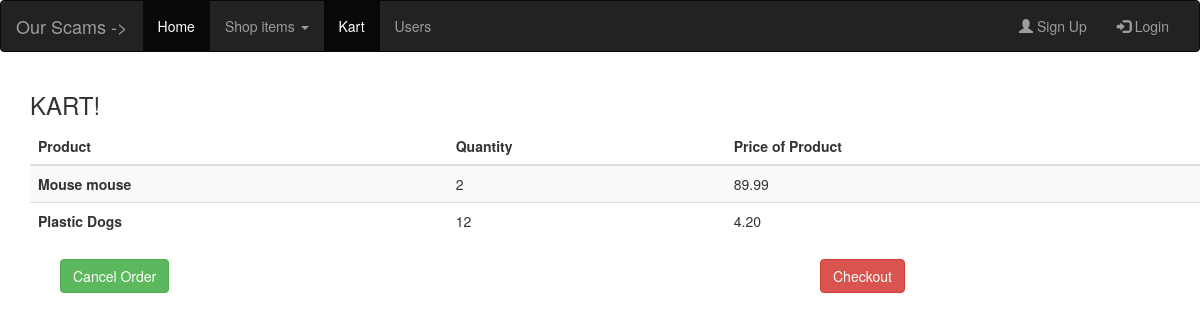
Page /Pages/kartPage.php on the committed database.
### tables this page shows
CREATE TABLE `order_info` (
  `order_ID` int(11) NOT NULL,
  `product_ID` int(11) NOT NULL,
  `quantity` int(11) NOT NULL
);

CREATE TABLE `products` (
  `product_ID` int(11) NOT NULL,
  `name` varchar(100) DEFAULT NULL,
  `price` double(8,2) DEFAULT NULL,
  `short_desc` varchar(150) DEFAULT NULL,
  `image` varchar(100) DEFAULT NULL,
  `category_ID` int(11) DEFAULT NULL,
  `description` varchar(300) DEFAULT NULL,
  `desc_image` varchar(30) DEFAULT NULL,
  `weightKg` int(11) NOT NULL DEFAULT '13'
);

### Classes/OrderDataService.php (called while the page is built, shortened)
<?php
class orderDataService{
    function findCurrentOrder($id){
        $database = new Database();
        $connection = $database->getConnected();
        $orderItems = [];
        $order_id = 0;
        $sql = "SELECT * FROM orders WHERE active = true AND user_ID = $id";
        if ($result = $connection->query($sql)) {
            if($result->num_rows === 0){
                return null;
            }
            else{
                $order_id = $result->fetch_assoc();
                $order_id = $order_id['order_ID'];
            }
        } else {
            echo "<p style=\"color:red;\">ERROR: " . $DBConnect->error . "</p>";
            return null;
        }
        $sql = "SELECT products.name, order_info.quantity,products.price FROM order_info INNER JOIN products ON order_info.product_ID=products.product_ID WHERE order_info.order_ID = $order_id";
        if ($result = $connection->query($sql)) {
            $index = 0;
            if($result->num_rows === 0)
                return null;
            else{
                while($row = $result->fetch_assoc()){
                    $orderItems[$index] = array($row['name'] , $row ['quantity'] , $row['price']);
                    ++$index;
                }
                return $orderItems;
            }
        } else {
            echo "<p style=\"color:red;\">ERROR: " . $DBConnect->error . "</p>";
            return null;
        }
    }
}
?>

### Classes/OrderBusinessService.php (called while the page is built, shortened)
<?php
require ("OrderDataService.php");
?>
<?php
class orderBusinessService{
    function getOrders($id){
        $service = new orderDataService();
        return $service->findCurrentOrder($id);
    }
}
?>

### Pages/fragments/_displayKart.php (the view)
<?php
function displayKart($kart){
?>
<table class="table table-striped table-dark">
  <thead>
    <tr>
      <th scope="col">Product</th>
      <th scope="col">Quantity</th>
      <th scope="col">Price of Product</th>
    </tr>
  </thead>
  <tbody>
      <?php
        foreach($kart as $column){
      ?>
          <tr>
            <th scope="row"><?php echo $column[0]; ?></th>
            <td><?php echo $column[1];?></td>
            <td><?php echo $column[2];?></td>
          </tr>
      <?php
        }
      ?>
  </tbody>
</table>
<?php
}
?>

### rows in the picture
order_info: product_ID.name "Mouse mouse", quantity "2", product_ID.price "89.99"
order_info: product_ID.name "Plastic Dogs", quantity "12", product_ID.price "4.20"
